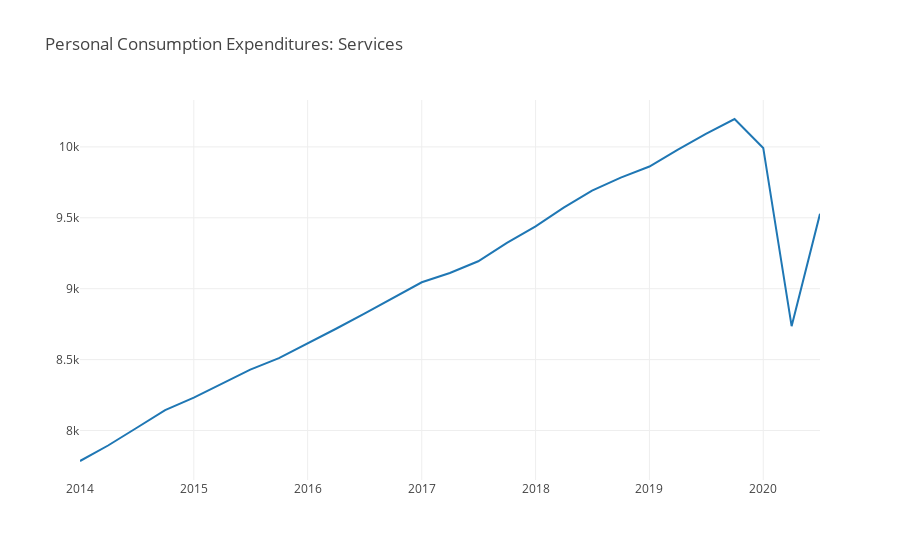

Notebook code for this chart:
### Markdown cell above
# The Bad

### Code cell
df = pdr.get_data_fred('PCESV', start=dt.datetime(2014,1,1), end=end)

fig4 = go.Figure()

fig4.add_trace(go.Scatter(x=df.index, y=df['PCESV'], name='Home Prices'))

fig4.update_layout(template='none', 
                   title='Personal Consumption Expenditures: Services', 
                   title_x=0.05, 
                   height=600, 
                   autosize=True,
                   legend=dict(
                       orientation="h",
                       yanchor="bottom",
                       y=1.02,
                       xanchor="right",
                       x=1))

#fig4.update_yaxes(title_text="Thousands of People",tickformat=",")

### Figure 1 — Plotly figure (JSON) as saved in the notebook; plotly's stock layout.template omitted (floating-point values rounded to 4 significant figures)
{"data": [{"name": "Home Prices", "type": "scatter", "x": ["2014-01-01T00:00:00", "2014-04-01T00:00:00", "2014-07-01T00:00:00", "2014-10-01T00:00:00", "2015-01-01T00:00:00", "2015-04-01T00:00:00", "2015-07-01T00:00:00", "2015-10-01T00:00:00", "2016-01-01T00:00:00", "2016-04-01T00:00:00", "2016-07-01T00:00:00", "2016-10-01T00:00:00", "2017-01-01T00:00:00", "2017-04-01T00:00:00", "2017-07-01T00:00:00", "2017-10-01T00:00:00", "2018-01-01T00:00:00", "2018-04-01T00:00:00", "2018-07-01T00:00:00", "2018-10-01T00:00:00", "2019-01-01T00:00:00", "2019-04-01T00:00:00", "2019-07-01T00:00:00", "2019-10-01T00:00:00", "2020-01-01T00:00:00", "2020-04-01T00:00:00", "2020-07-01T00:00:00"], "y": [7785.0, 7894.0, 8017.0, 8143.0, 8231.0, 8328.0, 8429.0, 8510.0, 8613.0, 8717.0, 8824.0, 8933.0, 9045.0, 9111.0, 9194.0, 9323.0, 9440.0, 9571.0, 9691.0, 9783.0, 9861.0, 9980.0, 10090.0, 10200.0, 9993.0, 8736.0, 9528.0]}], "layout": {"autosize": true, "legend": {"orientation": "h", "x": 1, "xanchor": "right", "y": 1.02, "yanchor": "bottom"}, "title": {"text": "Personal Consumption Expenditures: Services", "x": 0.05}, "xaxis": {"autorange": true, "range": ["2014-01-01", "2020-07-01"], "type": "date"}, "yaxis": {"autorange": true, "range": [7651.0, 10330.0], "type": "linear"}}}
